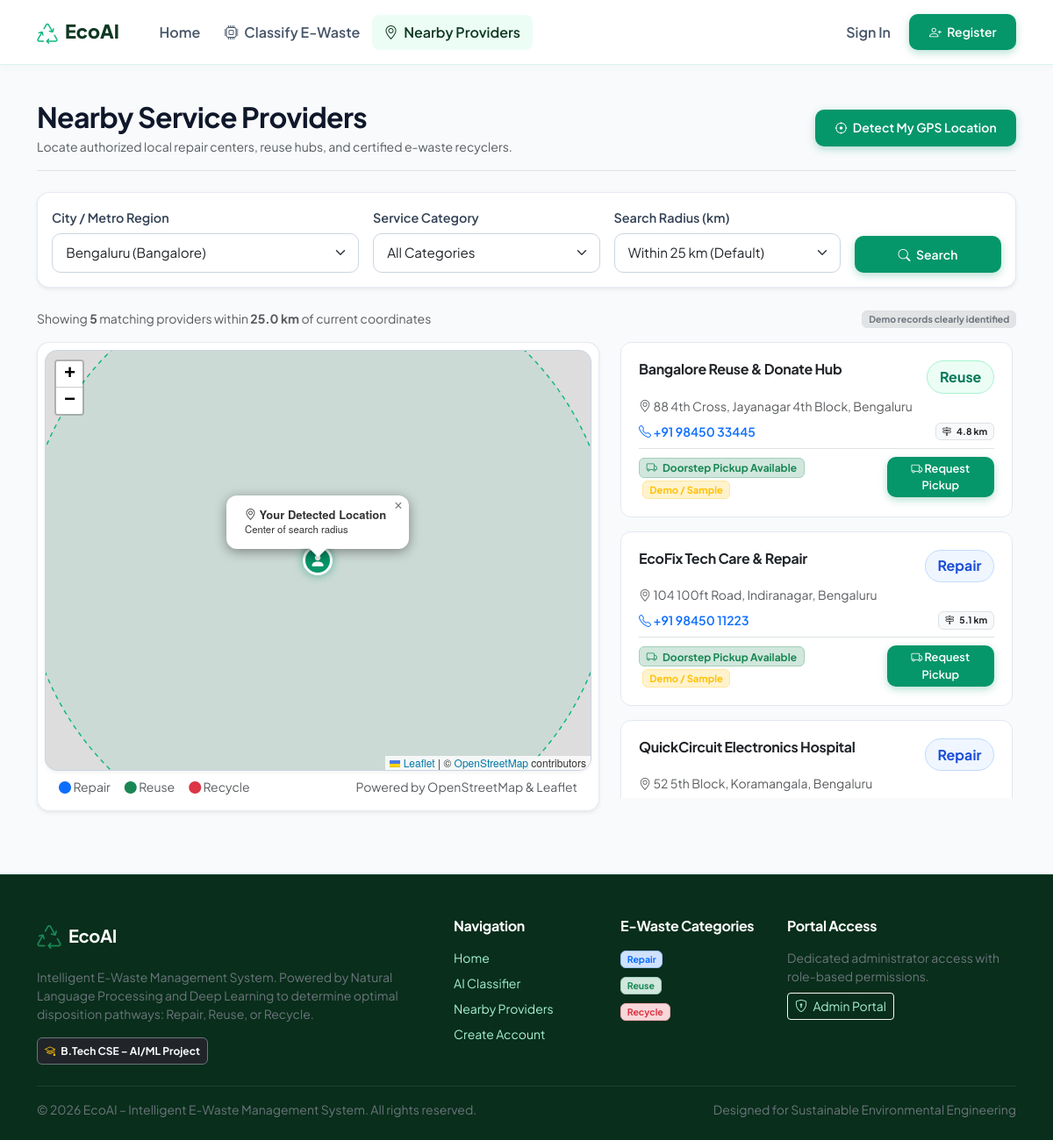
Screenshot of /providers with the database file from the repository.
### tables this page shows
CREATE TABLE service_providers (
    id INTEGER PRIMARY KEY AUTOINCREMENT,
    name TEXT NOT NULL,
    category_id INTEGER NOT NULL,
    phone TEXT NOT NULL,
    email TEXT,
    address TEXT NOT NULL,
    city TEXT NOT NULL,
    latitude REAL NOT NULL,
    longitude REAL NOT NULL,
    offers_pickup INTEGER NOT NULL DEFAULT 1, -- 1 = yes, 0 = no
    is_active INTEGER NOT NULL DEFAULT 1, -- 1 = active, 0 = inactive
    verification_status TEXT NOT NULL DEFAULT 'Demo / Sample', -- 'Verified' or 'Demo / Sample'
    created_at TIMESTAMP DEFAULT CURRENT_TIMESTAMP,
    FOREIGN KEY (category_id) REFERENCES categories (id) ON DELETE RESTRICT
);

CREATE TABLE categories (
    id INTEGER PRIMARY KEY AUTOINCREMENT,
    category_name TEXT NOT NULL UNIQUE, -- 'Repair', 'Reuse', 'Recycle'
    description TEXT NOT NULL,
    badge_color TEXT NOT NULL DEFAULT 'success',
    icon TEXT NOT NULL DEFAULT 'bi-cpu'
);

### app.py (the view)
    @app.route('/providers')
    def providers():
        lat_arg = request.args.get('lat')
        lon_arg = request.args.get('lon')
        city_arg = request.args.get('city')
        category_id_arg = request.args.get('category_id')
        radius_arg = request.args.get('radius', 25)
        prediction_id_arg = request.args.get('prediction_id')
        try:
            radius_km = float(radius_arg)
        except (ValueError, TypeError):
            radius_km = 25.0
        search_lat = None
        search_lon = None
        selected_city = None
        if lat_arg and lon_arg:
            try:
                search_lat = float(lat_arg)
                search_lon = float(lon_arg)
            except (ValueError, TypeError):
                pass
        if search_lat is None and city_arg:
            city_coords = get_city_coordinates(city_arg)
            if city_coords:
                search_lat = city_coords['lat']
                search_lon = city_coords['lon']
                selected_city = city_arg.lower()
        if search_lat is None:
            default_coords = get_city_coordinates('bengaluru')
            search_lat = default_coords['lat']
            search_lon = default_coords['lon']
            selected_city = 'bengaluru'
        selected_cat_id = int(category_id_arg) if category_id_arg and category_id_arg.isdigit() else None
        result = find_nearby_providers(
            user_lat=search_lat,
            user_lon=search_lon,
            category_id=selected_cat_id,
            radius_km=radius_km,
            limit=5
        )
        categories = query_db("SELECT id, category_name FROM categories ORDER BY id")
        linked_prediction = None
        if prediction_id_arg and prediction_id_arg.isdigit():
            linked_prediction = query_db("SELECT id, input_text, predicted_category_id FROM predictions WHERE id = ?", (int(prediction_id_arg),), one=True)
        return render_template(
            'providers.html',
            providers=result['providers'],
            search_lat=search_lat,
            search_lon=search_lon,
            selected_city=selected_city,
            selected_category_id=selected_cat_id,
            radius_km=radius_km,
            categories=categories,
            prediction_id=prediction_id_arg,
            prediction=linked_prediction
        )

### templates/providers.html (shortened to what this page needs)
{% extends "base.html" %}
{% block content %}
<div class="container py-4">
    <div class="d-flex flex-column flex-md-row justify-content-between align-items-md-center gap-3 mb-4 pb-3 border-bottom">
        <div>
            <h2 class="fw-bold mb-1">Nearby Service Providers</h2>
            <p class="text-muted mb-0 small">
                Locate authorized local repair centers, reuse hubs, and certified e-waste recyclers.
            </p>
        </div>
        <div class="d-flex align-items-center gap-2">
            <button type="button" class="btn btn-eco-primary btn-sm" id="btn-get-location">
                <i class="bi bi-crosshair me-1"></i> Detect My GPS Location
            </button>
        </div>
    </div>
    <div class="eco-card p-3 mb-4 shadow-sm bg-white">
        <form method="GET" action="{{ url_for('providers') }}" id="provider-search-form">
            <div class="row g-3 align-items-end">
                <div class="col-md-4">
                    <label for="city-select" class="form-label small fw-semibold">City / Metro Region</label>
                    <select class="form-select form-select-sm" id="city-select" name="city">
                        <option value="Bengaluru" {% if selected_city == 'bengaluru' %}selected{% endif %}>Bengaluru (Bangalore)</option>
                    </select>
                </div>
                <div class="col-md-3">
                    <label for="category-select" class="form-label small fw-semibold">Service Category</label>
                    <select class="form-select form-select-sm" id="category-select" name="category_id">
                        <option value="">All Categories</option>
                    </select>
                </div>
                <div class="col-md-3">
                    <label for="radius-select" class="form-label small fw-semibold">Search Radius (km)</label>
                    <select class="form-select form-select-sm" id="radius-select" name="radius">
                        <option value="25" {% if radius_km == 25 %}selected{% endif %}>Within 25 km (Default)</option>
                    </select>
                </div>
                <div class="col-md-2">
                    <button type="submit" class="btn btn-eco-primary btn-sm w-100">
                        <i class="bi bi-search me-1"></i> Search
                    </button>
                </div>
            </div>
        </form>
    </div>
    <div class="d-flex flex-wrap justify-content-between align-items-center mb-3 small text-muted">
        <div>
            Showing <strong>{{ providers|length }}</strong> matching providers
            {% if search_lat and search_lon %}
            within <strong>{{ radius_km }} km</strong> of current coordinates
            {% elif selected_city %}
            around <strong>{{ selected_city|capitalize }}</strong>
            {% endif %}
        </div>
        <div>
            <span class="badge bg-secondary-subtle text-secondary border">Demo records clearly identified</span>
        </div>
    </div>
    <div class="row g-4">
        <div class="col-lg-7">
            <div class="eco-card p-2 shadow-sm">
                <div id="map"
                     data-lat="{{ search_lat if search_lat is not none else '' }}"
                     data-lon="{{ search_lon if search_lon is not none else '' }}"
                     data-radius="{{ radius_km|default(25) }}"></div>
                <div class="d-flex justify-content-between align-items-center px-3 py-2 small text-muted">
                    <div class="d-flex align-items-center gap-3">
                        <span><i class="bi bi-circle-fill text-primary"></i> Repair</span>
                        <span><i class="bi bi-circle-fill text-success"></i> Reuse</span>
                        <span><i class="bi bi-circle-fill text-danger"></i> Recycle</span>
                    </div>
                    <span>Powered by OpenStreetMap & Leaflet</span>
                </div>
            </div>
        </div>
        <div class="col-lg-5">
            <div style="max-height: 520px; overflow-y: auto; padding-right: 4px;">
                {% if providers %}
                    {% for p in providers %}
                    <div class="provider-item" onclick="focusProviderOnMap({{ p.id }}, {{ p.latitude }}, {{ p.longitude }})">
                        <div class="d-flex justify-content-between align-items-start mb-1">
                            <h6 class="fw-bold mb-0 text-dark">{{ p.name }}</h6>
                            <span class="badge-cat-{{ p.category_name|lower }}">
                                {{ p.category_name }}
                            </span>
                        </div>
                        <div class="small text-muted mb-1">
                            <i class="bi bi-geo-alt"></i> {{ p.address }}, {{ p.city }}
                        </div>
                        <div class="d-flex justify-content-between align-items-center small my-2">
                            <div class="text-primary fw-semibold">
                                <i class="bi bi-telephone"></i> {{ p.phone }}
                            </div>
                            {% if p.distance_formatted %}
                            <div class="badge bg-light text-dark border">
                                <i class="bi bi-signpost-2 me-1"></i> {{ p.distance_formatted }}
                            </div>
                            {% endif %}
                        </div>
                        <div class="d-flex justify-content-between align-items-center pt-2 border-top">
                            <div>
                                {% if p.offers_pickup %}
                                <span class="badge bg-success-subtle text-success border border-success-subtle" style="font-size: 0.75rem;">
                                    <i class="bi bi-truck me-1"></i> Doorstep Pickup Available
                                </span>
                                {% else %}
                                <span class="badge bg-light text-muted border" style="font-size: 0.75rem;">
                                    Drop-off Only
                                </span>
                                {% endif %}
                                <span class="badge bg-warning-subtle text-warning border border-warning-subtle ms-1" style="font-size: 0.7rem;">
                                    {{ p.verification_status }}
                                </span>
                            </div>
                            {% if p.offers_pickup %}
                            <a href="{{ url_for('request_pickup', provider_id=p.id, prediction_id=prediction_id) }}" class="btn btn-sm btn-eco-primary py-1 px-2" style="font-size: 0.8rem;">
                                <i class="bi bi-truck"></i> Request Pickup
                            </a>
                            {% endif %}
                        </div>
                    </div>
                    {% endfor %}
                {% endif %}
            </div>
        </div>
    </div>
</div>
{% endblock %}

### rows the page displays
service_providers: name "Bangalore Reuse & Donate Hub", category_name "Reuse", address "88 4th Cross, Jayanagar 4th Block", city "Bengaluru", phone "+91 98450 33445", distance_formatted "4.8 km", offers_pickup 1 (drawn), verification_status "Demo / Sample"
service_providers: name "EcoFix Tech Care & Repair", category_name "Repair", address "104 100ft Road, Indiranagar", city "Bengaluru", phone "+91 98450 11223", distance_formatted "5.1 km", offers_pickup 1 (drawn), verification_status "Demo / Sample"
service_providers: name "QuickCircuit Electronics Hospital", category_name "Repair", address "52 5th Block, Koramangala", city "Bengaluru"

### other values shown
{{ providers|length }} "5"
{{ radius_km }} "25.0"
